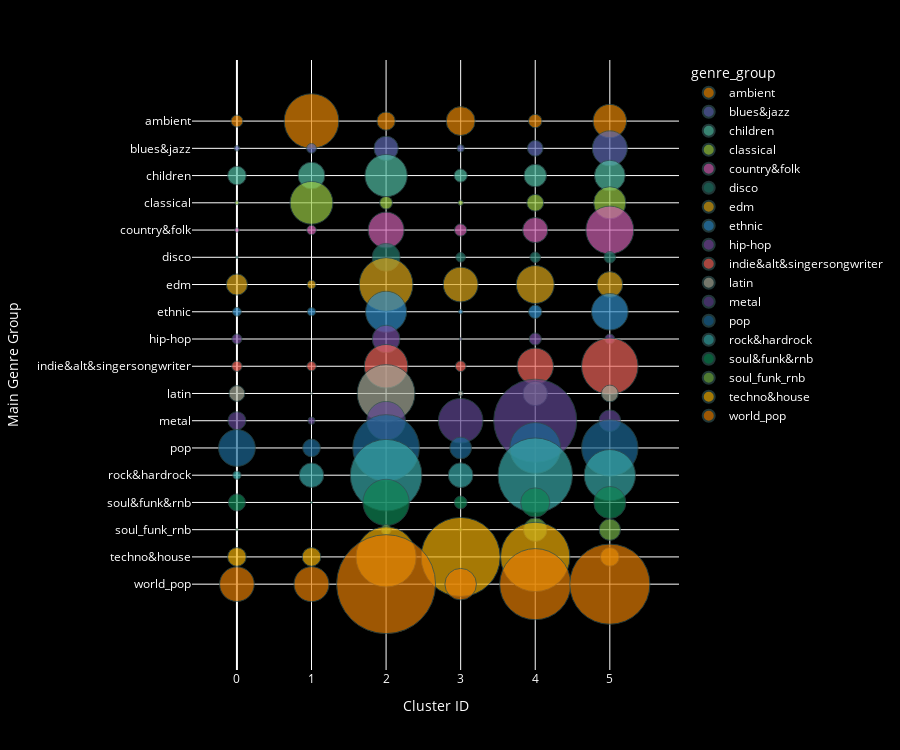

Write notebook code for a chart like this one.
### Code cell
from IPython.display import display, Markdown
import pandas as pd
from src.evaluation_utils import plot_clusters_bubbleplot

display(Markdown("***Bubbleplot:***"))
df = pd.read_csv("../data/processed_data/spotify_clustered.csv")

plot_clusters_bubbleplot(df, "cluster_main")

### Figure 1 — Plotly figure (JSON) as saved in the notebook; plotly's stock layout.template omitted (floating-point values rounded to 4 significant figures)
{"data": [{"hovertemplate": "<b>%{hovertext}</b><br><br>genre_group=%{y}<br>cluster_main=%{x}<br>count=%{marker.size}<extra></extra>", "hovertext": ["ambient", "ambient", "ambient", "ambient", "ambient", "ambient"], "legendgroup": "ambient", "marker": {"color": "rgb(229, 134, 6)", "size": [128, 2665, 299, 746, 162, 1000], "sizemode": "area", "sizeref": 1.78, "symbol": "circle", "line": {"color": "DarkSlateGrey", "width": 1}}, "mode": "markers", "name": "ambient", "orientation": "h", "showlegend": true, "x": [0, 1, 2, 3, 4, 5], "xaxis": "x", "y": ["ambient", "ambient", "ambient", "ambient", "ambient", "ambient"], "yaxis": "y", "type": "scatter"}, {"hovertemplate": "<b>%{hovertext}</b><br><br>genre_group=%{y}<br>cluster_main=%{x}<br>count=%{marker.size}<extra></extra>", "hovertext": ["blues&jazz", "blues&jazz", "blues&jazz", "blues&jazz", "blues&jazz", "blues&jazz"], "legendgroup": "blues&jazz", "marker": {"color": "rgb(93, 105, 177)", "size": [27, 85, 526, 48, 220, 1094], "sizemode": "area", "sizeref": 1.78, "symbol": "circle", "line": {"color": "DarkSlateGrey", "width": 1}}, "mode": "markers", "name": "blues&jazz", "orientation": "h", "showlegend": true, "x": [0, 1, 2, 3, 4, 5], "xaxis": "x", "y": ["blues&jazz", "blues&jazz", "blues&jazz", "blues&jazz", "blues&jazz", "blues&jazz"], "yaxis": "y", "type": "scatter"}, {"hovertemplate": "<b>%{hovertext}</b><br><br>genre_group=%{y}<br>cluster_main=%{x}<br>count=%{marker.size}<extra></extra>", "hovertext": ["children", "children", "children", "children", "children", "children"], "legendgroup": "children", "marker": {"color": "rgb(82, 188, 163)", "size": [308, 642, 1596, 155, 453, 846], "sizemode": "area", "sizeref": 1.78, "symbol": "circle", "line": {"color": "DarkSlateGrey", "width": 1}}, "mode": "markers", "name": "children", "orientation": "h", "showlegend": true, "x": [0, 1, 2, 3, 4, 5], "xaxis": "x", "y": ["children", "children", "children", "children", "children", "children"], "yaxis": "y", "type": "scatter"}, {"hovertemplate": "<b>%{hovertext}</b><br><br>genre_group=%{y}<br>cluster_main=%{x}<br>count=%{marker.size}<extra></extra>", "hovertext": ["classical", "classical", "classical", "classical", "classical", "classical"], "legendgroup": "classical", "marker": {"color": "rgb(153, 201, 69)", "size": [14, 1634, 144, 25, 253, 930], "sizemode": "area", "sizeref": 1.78, "symbol": "circle", "line": {"color": "DarkSlateGrey", "width": 1}}, "mode": "markers", "name": "classical", "orientation": "h", "showlegend": true, "x": [0, 1, 2, 3, 4, 5], "xaxis": "x", "y": ["classical", "classical", "classical", "classical", "classical", "classical"], "yaxis": "y", "type": "scatter"}, {"hovertemplate": "<b>%{hovertext}</b><br><br>genre_group=%{y}<br>cluster_main=%{x}<br>count=%{marker.size}<extra></extra>", "hovertext": ["country&folk", "country&folk", "country&folk", "country&folk", "country&folk", "country&folk"], "legendgroup": "country&folk", "marker": {"color": "rgb(204, 97, 176)", "size": [19, 82, 1154, 136, 563, 2046], "sizemode": "area", "sizeref": 1.78, "symbol": "circle", "line": {"color": "DarkSlateGrey", "width": 1}}, "mode": "markers", "name": "country&folk", "orientation": "h", "showlegend": true, "x": [0, 1, 2, 3, 4, 5], "xaxis": "x", "y": ["country&folk", "country&folk", "country&folk", "country&folk", "country&folk", "country&folk"], "yaxis": "y", "type": "scatter"}, {"hovertemplate": "<b>%{hovertext}</b><br><br>genre_group=%{y}<br>cluster_main=%{x}<br>count=%{marker.size}<extra></extra>", "hovertext": ["disco", "disco", "disco", "disco", "disco"], "legendgroup": "disco", "marker": {"color": "rgb(36, 121, 108)", "size": [5, 695, 82, 98, 120], "sizemode": "area", "sizeref": 1.78, "symbol": "circle", "line": {"color": "DarkSlateGrey", "width": 1}}, "mode": "markers", "name": "disco", "orientation": "h", "showlegend": true, "x": [0, 2, 3, 4, 5], "xaxis": "x", "y": ["disco", "disco", "disco", "disco", "disco"], "yaxis": "y", "type": "scatter"}, {"hovertemplate": "<b>%{hovertext}</b><br><br>genre_group=%{y}<br>cluster_main=%{x}<br>count=%{marker.size}<extra></extra>", "hovertext": ["edm", "edm", "edm", "edm", "edm", "edm"], "legendgroup": "edm", "marker": {"color": "rgb(218, 165, 27)", "size": [399, 69, 2573, 1080, 1283, 596], "sizemode": "area", "sizeref": 1.78, "symbol": "circle", "line": {"color": "DarkSlateGrey", "width": 1}}, "mode": "markers", "name": "edm", "orientation": "h", "showlegend": true, "x": [0, 1, 2, 3, 4, 5], "xaxis": "x", "y": ["edm", "edm", "edm", "edm", "edm", "edm"], "yaxis": "y", "type": "scatter"}, {"hovertemplate": "<b>%{hovertext}</b><br><br>genre_group=%{y}<br>cluster_main=%{x}<br>count=%{marker.size}<extra></extra>", "hovertext": ["ethnic", "ethnic", "ethnic", "ethnic", "ethnic", "ethnic"], "legendgroup": "ethnic", "marker": {"color": "rgb(47, 138, 196)", "size": [69, 58, 1502, 17, 160, 1194], "sizemode": "area", "sizeref": 1.78, "symbol": "circle", "line": {"color": "DarkSlateGrey", "width": 1}}, "mode": "markers", "name": "ethnic", "orientation": "h", "showlegend": true, "x": [0, 1, 2, 3, 4, 5], "xaxis": "x", "y": ["ethnic", "ethnic", "ethnic", "ethnic", "ethnic", "ethnic"], "yaxis": "y", "type": "scatter"}, {"hovertemplate": "<b>%{hovertext}</b><br><br>genre_group=%{y}<br>cluster_main=%{x}<br>count=%{marker.size}<extra></extra>", "hovertext": ["hip-hop", "hip-hop", "hip-hop", "hip-hop", "hip-hop"], "legendgroup": "hip-hop", "marker": {"color": "rgb(118, 78, 159)", "size": [90, 683, 6, 132, 89], "sizemode": "area", "sizeref": 1.78, "symbol": "circle", "line": {"color": "DarkSlateGrey", "width": 1}}, "mode": "markers", "name": "hip-hop", "orientation": "h", "showlegend": true, "x": [0, 2, 3, 4, 5], "xaxis": "x", "y": ["hip-hop", "hip-hop", "hip-hop", "hip-hop", "hip-hop"], "yaxis": "y", "type": "scatter"}, {"hovertemplate": "<b>%{hovertext}</b><br><br>genre_group=%{y}<br>cluster_main=%{x}<br>count=%{marker.size}<extra></extra>", "hovertext": ["indie&alt&singersongwriter", "indie&alt&singersongwriter", "indie&alt&singersongwriter", "indie&alt&singersongwriter", "indie&alt&singersongwriter", "indie&alt&singersongwriter"], "legendgroup": "indie&alt&singersongwriter", "marker": {"color": "rgb(237, 100, 90)", "size": [96, 80, 1693, 103, 1182, 2846], "sizemode": "area", "sizeref": 1.78, "symbol": "circle", "line": {"color": "DarkSlateGrey", "width": 1}}, "mode": "markers", "name": "indie&alt&singersongwriter", "orientation": "h", "showlegend": true, "x": [0, 1, 2, 3, 4, 5], "xaxis": "x", "y": ["indie&alt&singersongwriter", "indie&alt&singersongwriter", "indie&alt&singersongwriter", "indie&alt&singersongwriter", "indie&alt&singersongwriter", "indie&alt&singersongwriter"], "yaxis": "y", "type": "scatter"}, {"hovertemplate": "<b>%{hovertext}</b><br><br>genre_group=%{y}<br>cluster_main=%{x}<br>count=%{marker.size}<extra></extra>", "hovertext": ["latin", "latin", "latin", "latin", "latin", "latin"], "legendgroup": "latin", "marker": {"color": "rgb(165, 170, 153)", "size": [222, 4, 2969, 22, 531, 252], "sizemode": "area", "sizeref": 1.78, "symbol": "circle", "line": {"color": "DarkSlateGrey", "width": 1}}, "mode": "markers", "name": "latin", "orientation": "h", "showlegend": true, "x": [0, 1, 2, 3, 4, 5], "xaxis": "x", "y": ["latin", "latin", "latin", "latin", "latin", "latin"], "yaxis": "y", "type": "scatter"}, {"hovertemplate": "<b>%{hovertext}</b><br><br>genre_group=%{y}<br>cluster_main=%{x}<br>count=%{marker.size}<extra></extra>", "hovertext": ["metal", "metal", "metal", "metal", "metal", "metal"], "legendgroup": "metal", "marker": {"color": "rgb(95, 70, 144)", "size": [289, 47, 1329, 1773, 6146, 416], "sizemode": "area", "sizeref": 1.78, "symbol": "circle", "line": {"color": "DarkSlateGrey", "width": 1}}, "mode": "markers", "name": "metal", "orientation": "h", "showlegend": true, "x": [0, 1, 2, 3, 4, 5], "xaxis": "x", "y": ["metal", "metal", "metal", "metal", "metal", "metal"], "yaxis": "y", "type": "scatter"}, {"hovertemplate": "<b>%{hovertext}</b><br><br>genre_group=%{y}<br>cluster_main=%{x}<br>count=%{marker.size}<extra></extra>", "hovertext": ["pop", "pop", "pop", "pop", "pop", "pop"], "legendgroup": "pop", "marker": {"color": "rgb(29, 105, 150)", "size": [1206, 278, 3954, 420, 2304, 2838], "sizemode": "area", "sizeref": 1.78, "symbol": "circle", "line": {"color": "DarkSlateGrey", "width": 1}}, "mode": "markers", "name": "pop", "orientation": "h", "showlegend": true, "x": [0, 1, 2, 3, 4, 5], "xaxis": "x", "y": ["pop", "pop", "pop", "pop", "pop", "pop"], "yaxis": "y", "type": "scatter"}, {"hovertemplate": "<b>%{hovertext}</b><br><br>genre_group=%{y}<br>cluster_main=%{x}<br>count=%{marker.size}<extra></extra>", "hovertext": ["rock&hardrock", "rock&hardrock", "rock&hardrock", "rock&hardrock", "rock&hardrock", "rock&hardrock"], "legendgroup": "rock&hardrock", "marker": {"color": "rgb(56, 166, 165)", "size": [59, 534, 4570, 545, 4945, 2347], "sizemode": "area", "sizeref": 1.78, "symbol": "circle", "line": {"color": "DarkSlateGrey", "width": 1}}, "mode": "markers", "name": "rock&hardrock", "orientation": "h", "showlegend": true, "x": [0, 1, 2, 3, 4, 5], "xaxis": "x", "y": ["rock&hardrock", "rock&hardrock", "rock&hardrock", "rock&hardrock", "rock&hardrock", "rock&hardrock"], "yaxis": "y", "type": "scatter"}, {"hovertemplate": "<b>%{hovertext}</b><br><br>genre_group=%{y}<br>cluster_main=%{x}<br>count=%{marker.size}<extra></extra>", "hovertext": ["soul&funk&rnb", "soul&funk&rnb", "soul&funk&rnb", "soul&funk&rnb", "soul&funk&rnb", "soul&funk&rnb"], "legendgroup": "soul&funk&rnb", "marker": {"color": "rgb(15, 133, 84)", "size": [259, 3, 1915, 145, 759, 919], "sizemode": "area", "sizeref": 1.78, "symbol": "circle", "line": {"color": "DarkSlateGrey", "width": 1}}, "mode": "markers", "name": "soul&funk&rnb", "orientation": "h", "showlegend": true, "x": [0, 1, 2, 3, 4, 5], "xaxis": "x", "y": ["soul&funk&rnb", "soul&funk&rnb", "soul&funk&rnb", "soul&funk&rnb", "soul&funk&rnb", "soul&funk&rnb"], "yaxis": "y", "type": "scatter"}, {"hovertemplate": "<b>%{hovertext}</b><br><br>genre_group=%{y}<br>cluster_main=%{x}<br>count=%{marker.size}<extra></extra>", "hovertext": ["soul_funk_rnb", "soul_funk_rnb", "soul_funk_rnb", "soul_funk_rnb", "soul_funk_rnb"], "legendgroup": "soul_funk_rnb", "marker": {"color": "rgb(115, 175, 72)", "size": [4, 92, 8, 491, 405], "sizemode": "area", "sizeref": 1.78, "symbol": "circle", "line": {"color": "DarkSlateGrey", "width": 1}}, "mode": "markers", "name": "soul_funk_rnb", "orientation": "h", "showlegend": true, "x": [0, 2, 3, 4, 5], "xaxis": "x", "y": ["soul_funk_rnb", "soul_funk_rnb", "soul_funk_rnb", "soul_funk_rnb", "soul_funk_rnb"], "yaxis": "y", "type": "scatter"}, {"hovertemplate": "<b>%{hovertext}</b><br><br>genre_group=%{y}<br>cluster_main=%{x}<br>count=%{marker.size}<extra></extra>", "hovertext": ["techno&house", "techno&house", "techno&house", "techno&house", "techno&house", "techno&house"], "legendgroup": "techno&house", "marker": {"color": "rgb(237, 173, 8)", "size": [311, 310, 3228, 5561, 4279, 311], "sizemode": "area", "sizeref": 1.78, "symbol": "circle", "line": {"color": "DarkSlateGrey", "width": 1}}, "mode": "markers", "name": "techno&house", "orientation": "h", "showlegend": true, "x": [0, 1, 2, 3, 4, 5], "xaxis": "x", "y": ["techno&house", "techno&house", "techno&house", "techno&house", "techno&house", "techno&house"], "yaxis": "y", "type": "scatter"}, {"hovertemplate": "<b>%{hovertext}</b><br><br>genre_group=%{y}<br>cluster_main=%{x}<br>count=%{marker.size}<extra></extra>", "hovertext": ["world_pop", "world_pop", "world_pop", "world_pop", "world_pop", "world_pop"], "legendgroup": "world_pop", "marker": {"color": "rgb(225, 124, 5)", "size": [1069, 1092, 8721, 889, 4506, 5723], "sizemode": "area", "sizeref": 1.78, "symbol": "circle", "line": {"color": "DarkSlateGrey", "width": 1}}, "mode": "markers", "name": "world_pop", "orientation": "h", "showlegend": true, "x": [0, 1, 2, 3, 4, 5], "xaxis": "x", "y": ["world_pop", "world_pop", "world_pop", "world_pop", "world_pop", "world_pop"], "yaxis": "y", "type": "scatter"}], "layout": {"xaxis": {"anchor": "y", "domain": [0.0, 1.0], "title": {"text": "Cluster ID"}}, "yaxis": {"anchor": "x", "domain": [0.0, 1.0], "title": {"text": "Main Genre Group"}, "categoryorder": "array", "categoryarray": ["world_pop", "techno&house", "soul_funk_rnb", "soul&funk&rnb", "rock&hardrock", "pop", "metal", "latin", "indie&alt&singersongwriter", "hip-hop", "ethnic", "edm", "disco", "country&folk", "classical", "children", "blues&jazz", "ambient"]}, "legend": {"title": {"text": "genre_group"}, "tracegroupgap": 0, "itemsizing": "constant"}, "margin": {"t": 60}, "font": {"color": "white"}, "plot_bgcolor": "black", "paper_bgcolor": "black", "height": 750}}
